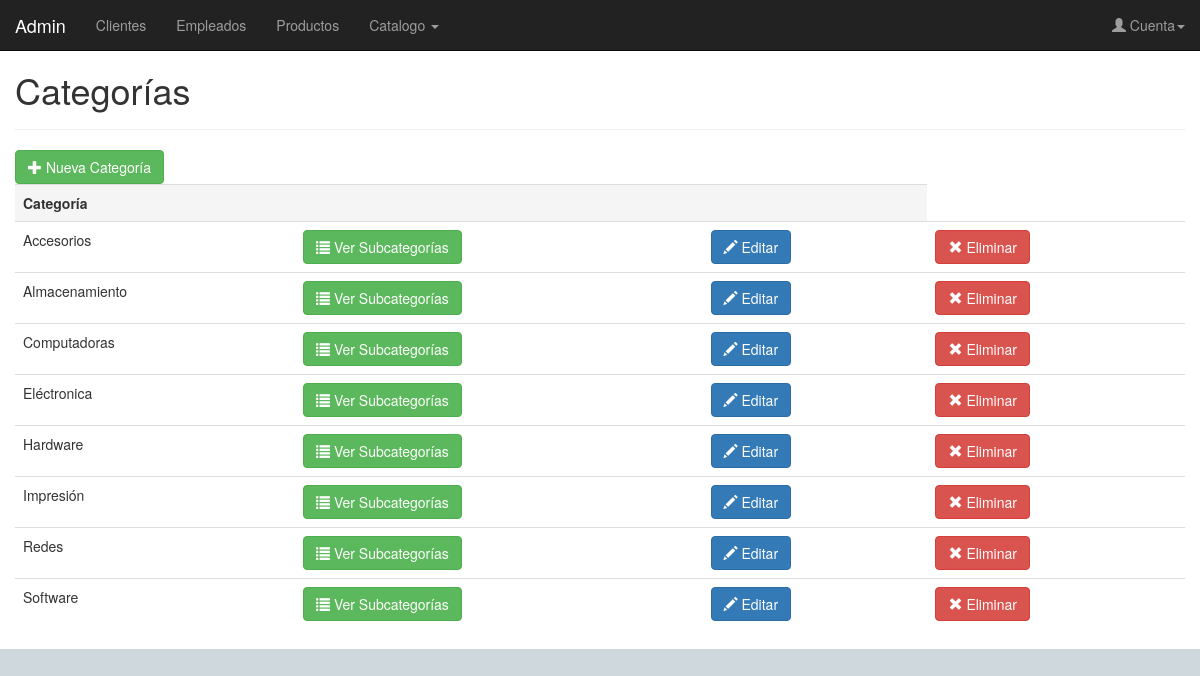
The page /admin/categorias/index.php on the database its author committed.
### tables this page shows
create table categoria (
	id_categoria int auto_increment,
    categoria varchar (100) not null,
	primary key (id_categoria)
);

### admin/tecnocom.class.php (called while the page is built, shortened)
<?php
  if(!class_exists('Tecnocom')){
    class Tecnocom{
			function __construct(){
				include ('../../config.php');
				$this->conexion=$conexion;
			}
			function consultar($sql,$parametros=null){
				$statement=$this->conexion->prepare($sql);
				$statement->execute();
				$datos=$statement->fetchAll();
				return $datos;
			}
		}
	}
	$tecnocom = new Tecnocom;
?>

### admin/categorias/index.php (the view, shortened to what this page needs)
<?php
	include_once('../tecnocom.class.php');
	include('../header.php');
?>
<div class="page-header">
  <h1>Categorías</h1>
</div>
<div class="row">
	<div class="col-xs-12 col-sm-12 col-md-12 col-lg-12">
		<a class="btn btn-success" href="nuevo.php?" role="button"><span class="glyphicon glyphicon-plus" aria-hidden="true"></span> Nueva Categoría</a>
	</div>
</div>
<div class="row">
	<div class="col-xs-12 col-sm-12 col-md-12 col-lg-12">
		<table class="table table-hover">
		  <tr class="active">
				<th>Categoría</th>
				<th></th>
				<th></th>
			</tr>
			<?php
				$datoCategorias=$tecnocom->consultar("select * from categoria order by categoria asc");
				foreach ($datoCategorias as $keyCategoria => $valuCategoria) {
					echo '<tr>';
						echo '<td>'.$valuCategoria['categoria'].'</td>';
						echo '<td><a class="btn btn-success" href="../subcategorias/index.php?id_categoria='.$valuCategoria['id_categoria'].'" role="button"><span class="glyphicon glyphicon-list" aria-hidden="true"></span> Ver Subcategorías</a></td>';
						echo '<td><a class="btn btn-primary" href="editar.php?id_categoria='.$valuCategoria['id_categoria'].'" role="button"><span class="glyphicon glyphicon-pencil" aria-hidden="true"></span> Editar</a></td>';
						echo '<td><a class="btn btn-danger" href="eliminar.php?id_categoria='.$valuCategoria['id_categoria'].'" role="button"><span class="glyphicon glyphicon-remove" aria-hidden="true"></span> Eliminar</a></td>';
					echo '</tr>';
				}
			?>
		</table>
	</div>
</div>
<?php
	include('../footer.php');
?>

### css/main.css (style rules this page uses)
body { background-color: #CFD8DC; }

### rows shown on the page
categoria: categoria "Accesorios"
categoria: categoria "Almacenamiento"
categoria: categoria "Computadoras"
categoria: categoria "Eléctronica"
categoria: categoria "Hardware"
categoria: categoria "Impresión"
categoria: categoria "Redes"
categoria: categoria "Software"
